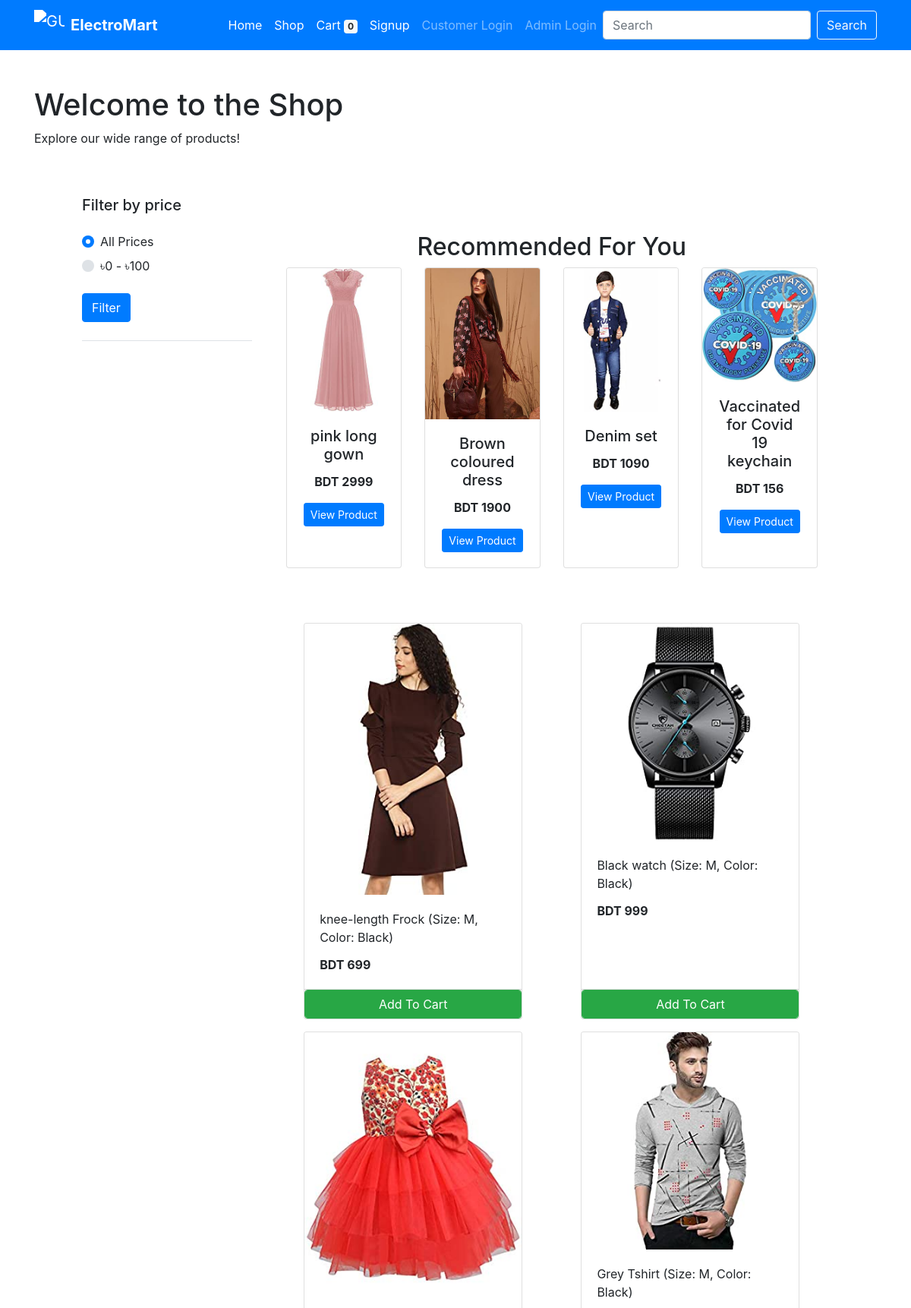
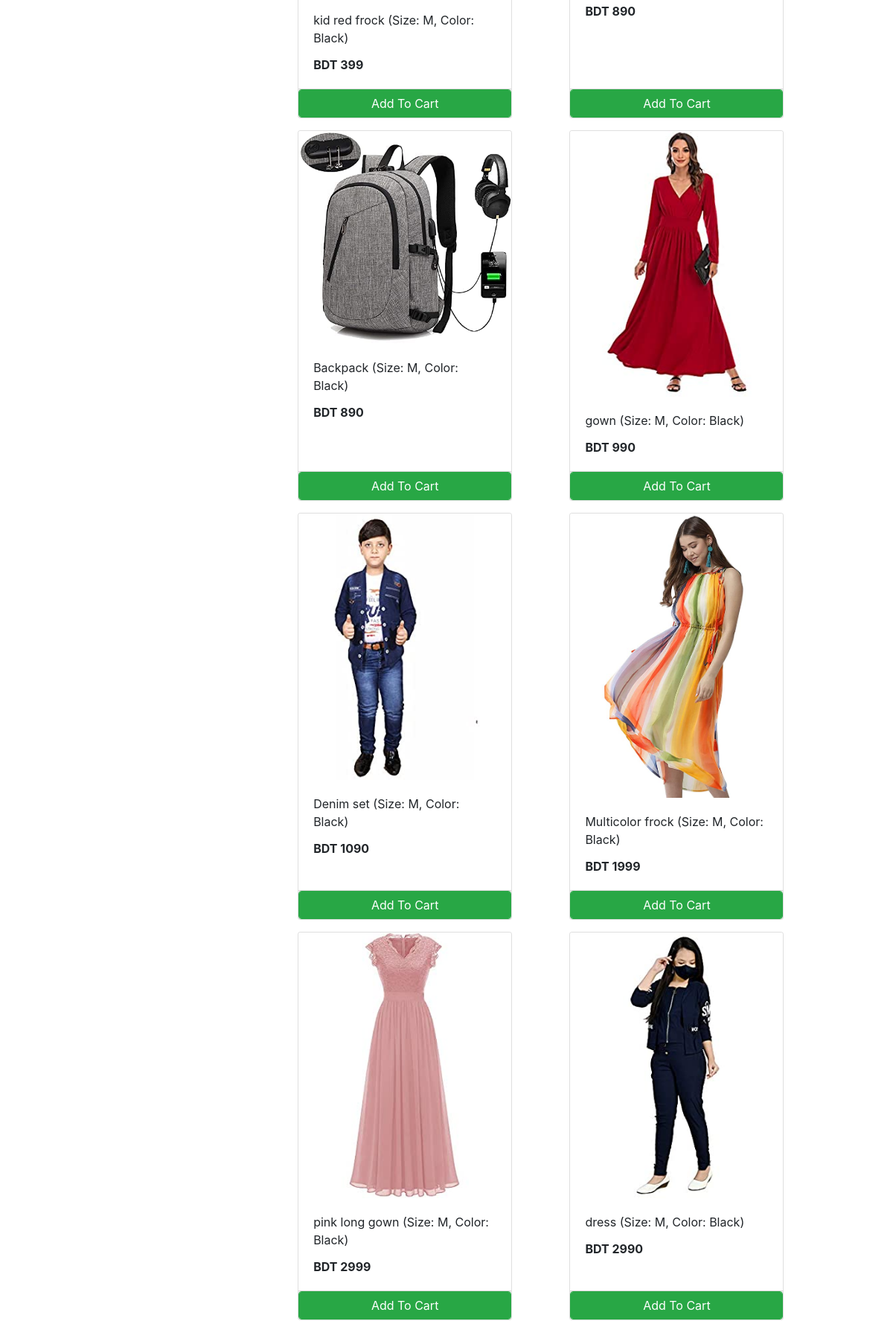
The app's page /shop/ (upper part) with its own data (2 pictures, top to bottom).
### store/models/product.py (models this page shows, shortened)
class Products(models.Model):
    size = models.CharField(max_length=20, choices=[('XS', 'XS'), ('S', 'S'), ('M', 'M'), ('L', 'L'), ('XL', 'XL')], default='M')
    color = models.CharField(max_length=20, choices=[('Black', 'Black'), ('White', 'White'), ('Red', 'Red'), ('Blue', 'Blue'), ('Green', 'Green')], default='Black')
    name = models.CharField(max_length=60)
    price= models.IntegerField(default=0)
    category= models.ForeignKey(Category,on_delete=models.CASCADE,default=1 )
    description= models.CharField(max_length=250, default='', blank=True, null= True)
    image= models.ImageField(upload_to='uploads/products/')
    ar_url = models.URLField(max_length=200, blank=True, null=True)
    vr_url = models.URLField(max_length=200, blank=True, null=True)
    has_ar = models.BooleanField(default=False)
    has_vr = models.BooleanField(default=False)
    @staticmethod
    def get_all_products():
        return Products.objects.all()

### store/views/shop.py (the view)
# urls.py: path('shop/', shop_view, name='shop'),
def shop_view(request):
    min_price = request.GET.get('min_price')
    max_price = request.GET.get('max_price')
    products = Products.get_all_products()
    size = request.GET.getlist('size')
    color = request.GET.getlist('color')
    if size:
        products = products.filter(size__in=size)
    if color:
        products = products.filter(color__in=color)
    if min_price and max_price:
        products = products.filter(price__gte=min_price, price__lte=max_price)
    recommended_products = []
    if request.session.get('customer'):
        customer_id = request.session.get('customer')
        recommended_products = generate_recommendations_for_user(customer_id)
    if not recommended_products:
        recommended_products = Products.objects.all().order_by('?')[:4]
    return render(request, 'shop.html', {
        'products': products,
        'recommended_products': recommended_products
    })

### store/templatetags/custom_filter.py (called while the page is built)
@register.filter(name='currency')
def currency(number):
    return f"BDT {number}"

### store/templates/shop.html (shortened to what this page needs)
{% extends 'base.html' %}
{% block content %}
{% load cart %}
{% load custom_filter %}
<div class="container">
    <h1 class="mt-5">Welcome to the Shop</h1>
    <p>Explore our wide range of products!</p>
    <div class="container-fluid pt-5">
        <div class="row px-xl-5">
            <div class="col-lg-3 col-md-12">
                <div class="border-bottom mb-4 pb-4">
                    <h5 class="font-weight-semi-bold mb-4">Filter by price</h5>
                    <form method="GET" action="{% url 'shop' %}">
                        <div class="custom-control custom-radio mb-2">
                            <label class="custom-control-label" for="price-all">All Prices</label>
                        </div>
                        <div class="custom-control custom-radio mb-2">
                            <label class="custom-control-label" for="price-1">৳0 - ৳100</label>
                        </div>
                        <button type="submit" class="btn btn-primary mt-3">Filter</button>
                    </form>
                </div>
            </div>
            <div class="col-lg-9 col-md-12">
                {% include 'partials/recommended.html' %}
                <div class="row mx-auto">
                    {% for product in products %}
                    <div class="card mx-auto mb-3" id="{{product.id}}" style="width: 18rem;">
                        <img class="card-img-top" src="{{product.image.url}}" alt="{{product.name}}">
                        <div class="card-body">
                            <p class="card-title">{{product.name}} (Size: {{product.size}}, Color: {{product.color}})</p>
                            <p class="card-text"><b>{{product.price|currency}}</b></p>
                        </div>
                        <div class="card-footer p-0 no-gutters">
                            {% if product|is_in_cart:request.session.cart %}
                            <div class="row no-gutters">
                                <form action="/#{{product.id}}" class="col-2" method="post">
                                    {% csrf_token %}
                                    <input type="hidden" name="product" value="{{product.id}}">
                                    <input type="hidden" name="remove" value="True">
                                    <input type="submit" value=" - " class="btn btn-block btn-success border-right">
                                </form>
                                <div class="text-center col btn btn-success">{{product|cart_quantity:request.session.cart}} in Cart</div>
                                <form action="/#{{product.id}}" class="col-2" method="post">
                                    {% csrf_token %}
                                    <input type="hidden" name="product" value="{{product.id}}">
                                    <input type="submit" value=" + " class="btn btn-block btn-success border-left">
                                </form>
                            </div>
                            {% else %}
                            <form action="/#{{product.id}}" method="POST" class="btn-block">
                                <input type="submit" class="float-right btn btn-success form-control" value="Add To Cart">
                            </form>
                            {% endif %}
                        </div>
                    </div>
                    {% endfor %}
                </div>
            </div>
        </div>
    </div>
</div>
{% endblock %}

### store/templates/partials/recommended.html
{% load custom_filter %}
{% if recommended_products %}
<div class="container recommended-section my-5">
    <h2 class="text-center">Recommended For You</h2>
    <div class="row">
        {% for product in recommended_products %}
        <div class="col-md-3 mb-4">
            <div class="card h-100">
                <img src="{{ product.image.url }}" class="card-img-top" alt="{{ product.name }}">
                <div class="card-body text-center">
                    <h5 class="card-title">{{ product.name }}</h5>
                    <p class="card-text"><b>{{ product.price|currency }}</b></p>
                    <a href="/product/{{ product.id }}" class="btn btn-primary btn-sm">View Product</a>
                </div>
            </div>
        </div>
        {% endfor %}
    </div>
</div>
{% endif %}

### records on screen
Products: image (picture), name "pink long gown", price "BDT 2999", size "M", color "Black"
Products: image (picture), name "Brown coloured dress", price "BDT 1900"
Products: image (picture), name "Denim set", price "BDT 1090", size "M", color "Black"
Products: image (picture), name "Vaccinated for Covid 19 keychain", price "BDT 156"
Products: image (picture), name "knee-length Frock", size "M", color "Black", price "BDT 699"
Products: image (picture), name "Black watch", size "M", color "Black", price "BDT 999"
Products: image (picture), name "kid red frock", size "M", color "Black", price "BDT 399"
Products: image (picture), name "Grey Tshirt", size "M", color "Black", price "BDT 890"
Products: image (picture), name "Backpack", size "M", color "Black", price "BDT 890"
Products: image (picture), name "gown", size "M", color "Black", price "BDT 990"
Products: image (picture), name "Multicolor frock", size "M", color "Black", price "BDT 1999"
Products: image (picture), name "dress", size "M", color "Black", price "BDT 2990"

### other values on screen
{{ request.session.cart.keys|length }} "0"
